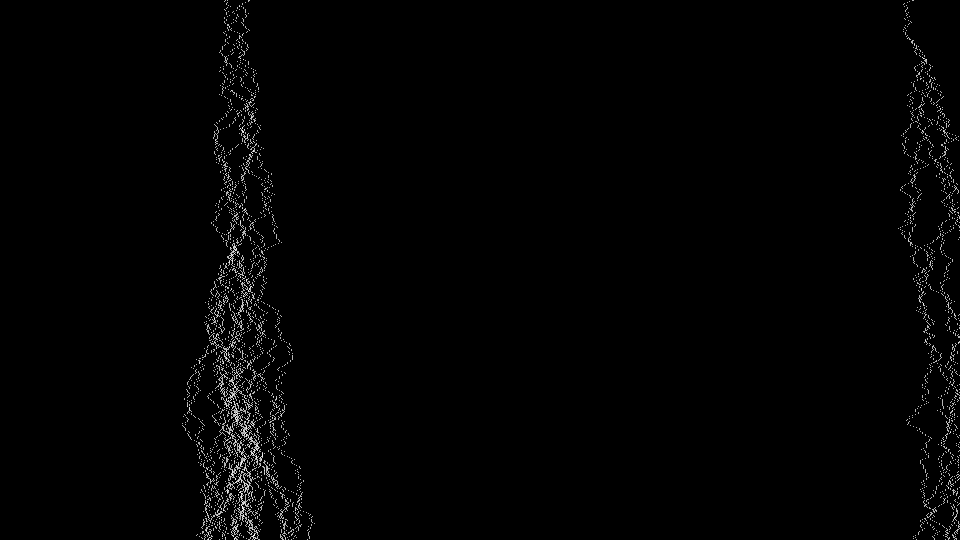
Frame 1 (no input)
Frame 60 (the mouse pressed at the canvas centre just before this capture): identical to frame 1, image omitted
Frame 120 (the mouse held since frame 60 and released just before this capture): identical to frame 1, image omitted

The Processing sketch that drew this single still picture (run headless with seeded random() and noise(); from frame 60 on, the mouse is pressed at the canvas centre):

// Processing sketch: composit
// ── composit.pde
int thunderBranchAtStart, thunderXPos;
ArrayList<Thunder> thunder = new ArrayList<Thunder>();
ArrayList<Thunder> branches = new ArrayList<Thunder>();
int newBranchProbability = 1; //per ten

void setup() {
  size( 960, 540);
	init();
}


void init() {
		thunder.clear();
		branches.clear();
		thunderBranchAtStart = (int) random( 1, 5);

		for( int t = 0; t < thunderBranchAtStart; t++ ) {

				int x = (int) random( 0, width );

				Thunder branch = new Thunder();
				branch.previousPos =  new PVector(x, 0 );
				branch.pos = new PVector(x, 0 );

				thunder.add( branch );
		}
		drawThunder();
}
void draw() {

}


void drawThunder() {
	background(0);
	stroke( 255 );

	for( int t = 0; t < thunder.size(); t++ ) {

			Thunder currentBranch = thunder.get(t);
			PVector tempPos = currentBranch.pos;
			point( tempPos.x, tempPos.y );

			for( int y = 0; y < height; y++ ) {

					boolean isSplitting = newBranchProbability > random(10) * 10 - 1;

					if( isSplitting ) {

							Thunder newBranch = new Thunder();
							newBranch.previousPos =  tempPos;
							newBranch.pos = tempPos;
							branches.add( newBranch );
					}
					PVector newPos = currentBranch.newPos( tempPos, y );
					tempPos = newPos;
					point( newPos.x, newPos.y );

			}
			currentBranch.pos = tempPos;
	}
	for( int n = 0; n < branches.size(); n++ ) {

			Thunder currentBranch = branches.get(n);
			PVector tempPos = currentBranch.pos;
			point( tempPos.x, tempPos.y );

			for( int y = (int) tempPos.y; y < height; y++ ) {

					PVector newPos = currentBranch.newPos( tempPos, y );
					tempPos = newPos;
					point( newPos.x, newPos.y );

			}
			currentBranch.pos = tempPos;

	}

	//noLoop();
}

void mousePressed() {
	init();
}

// ── Thunder.pde
class Thunder {

	PVector pos = new PVector(0, 0);
	PVector previousPos = new PVector(0, 0);


	PVector newPos( PVector previousPos, int y) {

		this.pos = previousPos;

		int x = (int) this.pos.x + (int) random(-4, 4);
		PVector newPos = new PVector( x, y );

		return newPos;
	}


}
